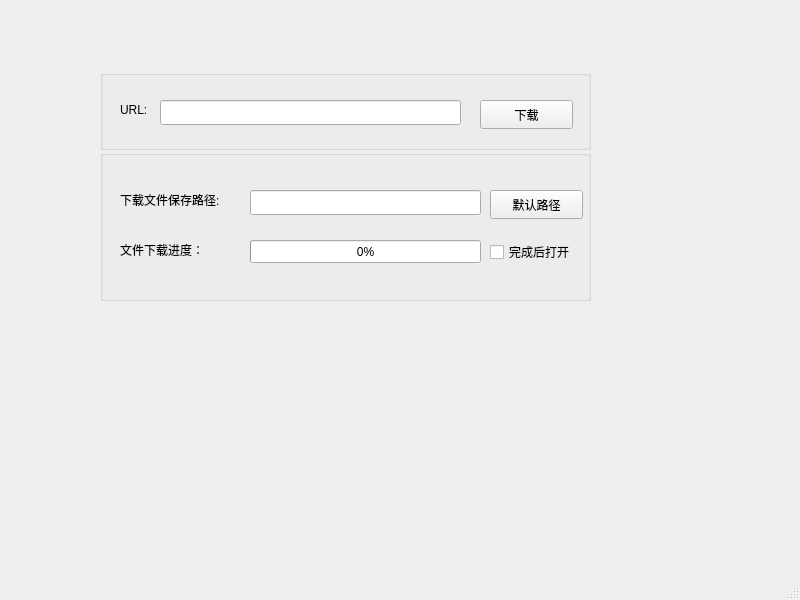
<?xml version="1.0" encoding="UTF-8"?>
<ui version="4.0">
 <class>MainWindow</class>
 <widget class="QMainWindow" name="MainWindow">
  <property name="geometry">
   <rect>
    <x>0</x>
    <y>0</y>
    <width>800</width>
    <height>600</height>
   </rect>
  </property>
  <property name="windowTitle">
   <string>MainWindow</string>
  </property>
  <widget class="QWidget" name="centralwidget">
   <widget class="QGroupBox" name="groupBox">
    <property name="geometry">
     <rect>
      <x>100</x>
      <y>70</y>
      <width>491</width>
      <height>80</height>
     </rect>
    </property>
    <property name="title">
     <string/>
    </property>
    <widget class="QLabel" name="label">
     <property name="geometry">
      <rect>
       <x>20</x>
       <y>30</y>
       <width>41</width>
       <height>20</height>
      </rect>
     </property>
     <property name="text">
      <string>URL:</string>
     </property>
    </widget>
    <widget class="QLineEdit" name="editURL">
     <property name="geometry">
      <rect>
       <x>60</x>
       <y>30</y>
       <width>301</width>
       <height>25</height>
      </rect>
     </property>
    </widget>
    <widget class="QPushButton" name="btnDownload">
     <property name="geometry">
      <rect>
       <x>380</x>
       <y>30</y>
       <width>93</width>
       <height>29</height>
      </rect>
     </property>
     <property name="text">
      <string>下载</string>
     </property>
    </widget>
   </widget>
   <widget class="QGroupBox" name="groupBox_2">
    <property name="geometry">
     <rect>
      <x>100</x>
      <y>150</y>
      <width>491</width>
      <height>151</height>
     </rect>
    </property>
    <property name="title">
     <string/>
    </property>
    <widget class="QLabel" name="label_2">
     <property name="geometry">
      <rect>
       <x>20</x>
       <y>40</y>
       <width>131</width>
       <height>20</height>
      </rect>
     </property>
     <property name="text">
      <string>下载文件保存路径:</string>
     </property>
    </widget>
    <widget class="QLabel" name="label_3">
     <property name="geometry">
      <rect>
       <x>20</x>
       <y>90</y>
       <width>121</width>
       <height>20</height>
      </rect>
     </property>
     <property name="text">
      <string>文件下载进度：</string>
     </property>
    </widget>
    <widget class="QLineEdit" name="editPath">
     <property name="geometry">
      <rect>
       <x>150</x>
       <y>40</y>
       <width>231</width>
       <height>25</height>
      </rect>
     </property>
    </widget>
    <widget class="QPushButton" name="btnDefaultPath">
     <property name="geometry">
      <rect>
       <x>390</x>
       <y>40</y>
       <width>93</width>
       <height>29</height>
      </rect>
     </property>
     <property name="text">
      <string>默认路径</string>
     </property>
    </widget>
    <widget class="QProgressBar" name="progressBar">
     <property name="geometry">
      <rect>
       <x>150</x>
       <y>90</y>
       <width>231</width>
       <height>23</height>
      </rect>
     </property>
     <property name="value">
      <number>0</number>
     </property>
    </widget>
    <widget class="QCheckBox" name="chkBoxOpen">
     <property name="geometry">
      <rect>
       <x>390</x>
       <y>90</y>
       <width>98</width>
       <height>24</height>
      </rect>
     </property>
     <property name="text">
      <string>完成后打开</string>
     </property>
    </widget>
   </widget>
  </widget>
  <widget class="QMenuBar" name="menubar">
   <property name="geometry">
    <rect>
     <x>0</x>
     <y>0</y>
     <width>800</width>
     <height>26</height>
    </rect>
   </property>
  </widget>
  <widget class="QStatusBar" name="statusbar"/>
 </widget>
 <resources/>
 <connections/>
</ui>
